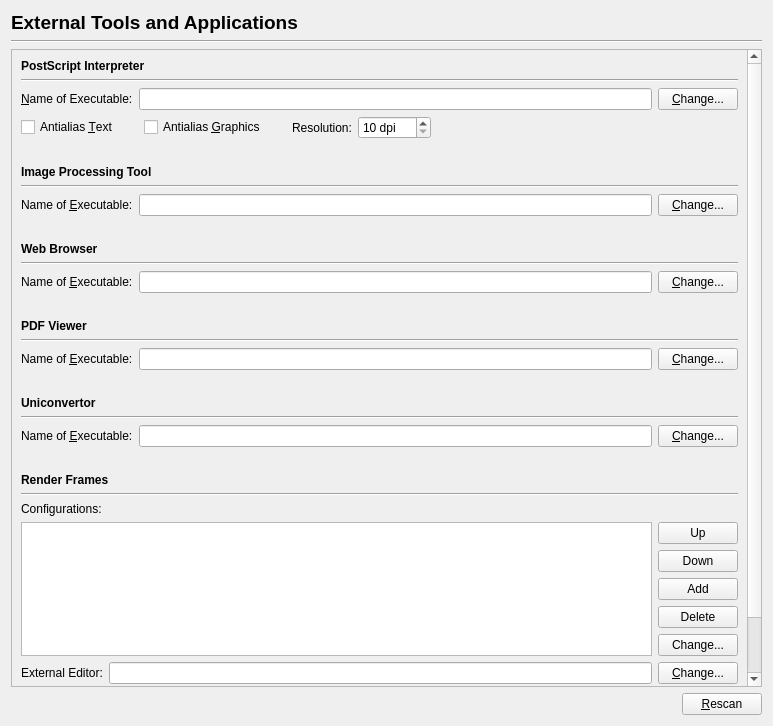
<?xml version="1.0" encoding="UTF-8"?>
<ui version="4.0">
 <class>Prefs_ExternalTools</class>
 <widget class="QWidget" name="Prefs_ExternalTools">
  <property name="geometry">
   <rect>
    <x>0</x>
    <y>0</y>
    <width>773</width>
    <height>726</height>
   </rect>
  </property>
  <property name="windowTitle">
   <string>External Tools</string>
  </property>
  <layout class="QVBoxLayout" name="verticalLayout">
   <item>
    <widget class="QLabel" name="label_6">
     <property name="font">
      <font>
       <pointsize>14</pointsize>
       <weight>75</weight>
       <bold>true</bold>
      </font>
     </property>
     <property name="text">
      <string>External Tools and Applications</string>
     </property>
    </widget>
   </item>
   <item>
    <widget class="Line" name="line_5">
     <property name="orientation">
      <enum>Qt::Horizontal</enum>
     </property>
    </widget>
   </item>
   <item>
    <widget class="QScrollArea" name="scrollArea">
     <property name="widgetResizable">
      <bool>true</bool>
     </property>
     <widget class="QWidget" name="scrollAreaWidgetContents">
      <property name="geometry">
       <rect>
        <x>0</x>
        <y>0</y>
        <width>732</width>
        <height>969</height>
       </rect>
      </property>
      <layout class="QVBoxLayout" name="verticalLayout_3">
       <item>
        <widget class="QLabel" name="label_2">
         <property name="font">
          <font>
           <weight>75</weight>
           <bold>true</bold>
          </font>
         </property>
         <property name="text">
          <string>PostScript Interpreter</string>
         </property>
        </widget>
       </item>
       <item>
        <widget class="Line" name="line">
         <property name="orientation">
          <enum>Qt::Horizontal</enum>
         </property>
        </widget>
       </item>
       <item>
        <layout class="QHBoxLayout">
         <item>
          <widget class="QLabel" name="psToolLabel">
           <property name="text">
            <string>&amp;Name of Executable:</string>
           </property>
           <property name="wordWrap">
            <bool>false</bool>
           </property>
           <property name="buddy">
            <cstring>psToolLineEdit</cstring>
           </property>
          </widget>
         </item>
         <item>
          <widget class="QLineEdit" name="psToolLineEdit">
           <property name="toolTip">
            <string>&lt;qt&gt;Add the path for the Ghostscript interpreter. On Windows, please note it is important to note you need to use the program named gswin32c.exe - NOT gswin32.exe. Otherwise, this maybe cause a hang when starting Scribus.&lt;/qt&gt;</string>
           </property>
          </widget>
         </item>
         <item>
          <widget class="QPushButton" name="psToolChangeButton">
           <property name="text">
            <string>&amp;Change...</string>
           </property>
           <property name="shortcut">
            <string>Alt+C</string>
           </property>
          </widget>
         </item>
        </layout>
       </item>
       <item>
        <layout class="QHBoxLayout">
         <item>
          <widget class="QCheckBox" name="psAntialiasTextCheckBox">
           <property name="toolTip">
            <string>Antialias text for EPS and PDF onscreen rendering</string>
           </property>
           <property name="text">
            <string>Antialias &amp;Text</string>
           </property>
           <property name="shortcut">
            <string>Alt+T</string>
           </property>
          </widget>
         </item>
         <item>
          <spacer>
           <property name="orientation">
            <enum>Qt::Horizontal</enum>
           </property>
           <property name="sizeType">
            <enum>QSizePolicy::Minimum</enum>
           </property>
           <property name="sizeHint" stdset="0">
            <size>
             <width>20</width>
             <height>20</height>
            </size>
           </property>
          </spacer>
         </item>
         <item>
          <widget class="QCheckBox" name="psAntialiasGraphicsCheckBox">
           <property name="toolTip">
            <string>Antialias graphics for EPS and PDF onscreen rendering</string>
           </property>
           <property name="text">
            <string>Antialias &amp;Graphics</string>
           </property>
           <property name="shortcut">
            <string>Alt+G</string>
           </property>
          </widget>
         </item>
         <item>
          <spacer>
           <property name="orientation">
            <enum>Qt::Horizontal</enum>
           </property>
           <property name="sizeType">
            <enum>QSizePolicy::Minimum</enum>
           </property>
           <property name="sizeHint" stdset="0">
            <size>
             <width>20</width>
             <height>20</height>
            </size>
           </property>
          </spacer>
         </item>
         <item>
          <widget class="QLabel" name="psResolutionLabel">
           <property name="text">
            <string>Resolution:</string>
           </property>
           <property name="wordWrap">
            <bool>false</bool>
           </property>
           <property name="buddy">
            <cstring>psResolutionSpinBox</cstring>
           </property>
          </widget>
         </item>
         <item>
          <widget class="QSpinBox" name="psResolutionSpinBox">
           <property name="suffix">
            <string> dpi</string>
           </property>
           <property name="minimum">
            <number>10</number>
           </property>
           <property name="maximum">
            <number>2400</number>
           </property>
          </widget>
         </item>
         <item>
          <spacer name="horizontalSpacer">
           <property name="orientation">
            <enum>Qt::Horizontal</enum>
           </property>
           <property name="sizeHint" stdset="0">
            <size>
             <width>40</width>
             <height>20</height>
            </size>
           </property>
          </spacer>
         </item>
        </layout>
       </item>
       <item>
        <spacer name="verticalSpacer">
         <property name="orientation">
          <enum>Qt::Vertical</enum>
         </property>
         <property name="sizeType">
          <enum>QSizePolicy::Fixed</enum>
         </property>
         <property name="sizeHint" stdset="0">
          <size>
           <width>20</width>
           <height>20</height>
          </size>
         </property>
        </spacer>
       </item>
       <item>
        <widget class="QLabel" name="label_3">
         <property name="font">
          <font>
           <weight>75</weight>
           <bold>true</bold>
          </font>
         </property>
         <property name="text">
          <string>Image Processing Tool</string>
         </property>
        </widget>
       </item>
       <item>
        <widget class="Line" name="line_3">
         <property name="orientation">
          <enum>Qt::Horizontal</enum>
         </property>
        </widget>
       </item>
       <item>
        <layout class="QHBoxLayout" name="horizontalLayout_3">
         <item>
          <widget class="QLabel" name="imageToolLabel">
           <property name="text">
            <string>Name of &amp;Executable:</string>
           </property>
           <property name="wordWrap">
            <bool>false</bool>
           </property>
           <property name="buddy">
            <cstring>imageToolLineEdit</cstring>
           </property>
          </widget>
         </item>
         <item>
          <widget class="QLineEdit" name="imageToolLineEdit">
           <property name="toolTip">
            <string>&lt;qt&gt;File system location for graphics editor. If you use gimp and your distribution includes it, we recommend 'gimp-remote', as it allows you to edit the image in an already running instance of gimp.&lt;/qt&gt;</string>
           </property>
          </widget>
         </item>
         <item>
          <widget class="QPushButton" name="imageToolChangeButton">
           <property name="text">
            <string>&amp;Change...</string>
           </property>
           <property name="shortcut">
            <string>Alt+C</string>
           </property>
          </widget>
         </item>
        </layout>
       </item>
       <item>
        <spacer name="verticalSpacer_2">
         <property name="orientation">
          <enum>Qt::Vertical</enum>
         </property>
         <property name="sizeType">
          <enum>QSizePolicy::Fixed</enum>
         </property>
         <property name="sizeHint" stdset="0">
          <size>
           <width>20</width>
           <height>20</height>
          </size>
         </property>
        </spacer>
       </item>
       <item>
        <widget class="QLabel" name="label_4">
         <property name="font">
          <font>
           <weight>75</weight>
           <bold>true</bold>
          </font>
         </property>
         <property name="text">
          <string>Web Browser</string>
         </property>
        </widget>
       </item>
       <item>
        <widget class="Line" name="line_4">
         <property name="orientation">
          <enum>Qt::Horizontal</enum>
         </property>
        </widget>
       </item>
       <item>
        <layout class="QHBoxLayout" name="horizontalLayout_4">
         <item>
          <widget class="QLabel" name="webBrowserLabel">
           <property name="text">
            <string>Name of &amp;Executable:</string>
           </property>
           <property name="wordWrap">
            <bool>false</bool>
           </property>
           <property name="buddy">
            <cstring>imageToolLineEdit</cstring>
           </property>
          </widget>
         </item>
         <item>
          <widget class="QLineEdit" name="webBrowserLineEdit">
           <property name="toolTip">
            <string>&lt;qt&gt;File system location for web browser&lt;/qt&gt;</string>
           </property>
          </widget>
         </item>
         <item>
          <widget class="QPushButton" name="webBrowserChangeButton">
           <property name="text">
            <string>&amp;Change...</string>
           </property>
           <property name="shortcut">
            <string>Alt+C</string>
           </property>
          </widget>
         </item>
        </layout>
       </item>
       <item>
        <spacer name="verticalSpacer_3">
         <property name="orientation">
          <enum>Qt::Vertical</enum>
         </property>
         <property name="sizeType">
          <enum>QSizePolicy::Fixed</enum>
         </property>
         <property name="sizeHint" stdset="0">
          <size>
           <width>20</width>
           <height>20</height>
          </size>
         </property>
        </spacer>
       </item>
       <item>
        <widget class="QLabel" name="label_8">
         <property name="font">
          <font>
           <weight>75</weight>
           <bold>true</bold>
          </font>
         </property>
         <property name="text">
          <string>PDF Viewer</string>
         </property>
        </widget>
       </item>
       <item>
        <widget class="Line" name="line_6">
         <property name="orientation">
          <enum>Qt::Horizontal</enum>
         </property>
        </widget>
       </item>
       <item>
        <layout class="QHBoxLayout" name="horizontalLayout_2">
         <item>
          <widget class="QLabel" name="pdfViewerLabel">
           <property name="text">
            <string>Name of &amp;Executable:</string>
           </property>
           <property name="buddy">
            <cstring>pdfViewerLineEdit</cstring>
           </property>
          </widget>
         </item>
         <item>
          <widget class="QLineEdit" name="pdfViewerLineEdit">
           <property name="toolTip">
            <string>&lt;qt&gt;File system location for PDF viewer&lt;/qt&gt;</string>
           </property>
          </widget>
         </item>
         <item>
          <widget class="QPushButton" name="pdfViewerChangeButton">
           <property name="text">
            <string>&amp;Change...</string>
           </property>
          </widget>
         </item>
        </layout>
       </item>
       <item>
        <spacer name="verticalSpacer_6">
         <property name="orientation">
          <enum>Qt::Vertical</enum>
         </property>
         <property name="sizeType">
          <enum>QSizePolicy::Fixed</enum>
         </property>
         <property name="sizeHint" stdset="0">
          <size>
           <width>20</width>
           <height>20</height>
          </size>
         </property>
        </spacer>
       </item>
       <item>
        <widget class="QLabel" name="label_7">
         <property name="font">
          <font>
           <weight>75</weight>
           <bold>true</bold>
          </font>
         </property>
         <property name="text">
          <string>Uniconvertor</string>
         </property>
        </widget>
       </item>
       <item>
        <widget class="Line" name="line_7">
         <property name="orientation">
          <enum>Qt::Horizontal</enum>
         </property>
        </widget>
       </item>
       <item>
        <layout class="QHBoxLayout" name="horizontalLayout_5">
         <item>
          <widget class="QLabel" name="uniconverterLabel">
           <property name="text">
            <string>Name of &amp;Executable:</string>
           </property>
           <property name="wordWrap">
            <bool>false</bool>
           </property>
           <property name="buddy">
            <cstring>imageToolLineEdit</cstring>
           </property>
          </widget>
         </item>
         <item>
          <widget class="QLineEdit" name="uniconvertorLineEdit">
           <property name="toolTip">
            <string>&lt;qt&gt;File system location for Uniconvertor&lt;/qt&gt;</string>
           </property>
          </widget>
         </item>
         <item>
          <widget class="QPushButton" name="uniconvertorChangeButton">
           <property name="text">
            <string>&amp;Change...</string>
           </property>
           <property name="shortcut">
            <string>Alt+C</string>
           </property>
          </widget>
         </item>
        </layout>
       </item>
       <item>
        <spacer name="verticalSpacer_5">
         <property name="orientation">
          <enum>Qt::Vertical</enum>
         </property>
         <property name="sizeType">
          <enum>QSizePolicy::Fixed</enum>
         </property>
         <property name="sizeHint" stdset="0">
          <size>
           <width>20</width>
           <height>20</height>
          </size>
         </property>
        </spacer>
       </item>
       <item>
        <widget class="QLabel" name="label_5">
         <property name="font">
          <font>
           <weight>75</weight>
           <bold>true</bold>
          </font>
         </property>
         <property name="text">
          <string>Render Frames</string>
         </property>
        </widget>
       </item>
       <item>
        <widget class="Line" name="line_2">
         <property name="orientation">
          <enum>Qt::Horizontal</enum>
         </property>
        </widget>
       </item>
       <item>
        <widget class="QLabel" name="label">
         <property name="text">
          <string>Configurations:</string>
         </property>
        </widget>
       </item>
       <item>
        <layout class="QHBoxLayout" name="horizontalLayout">
         <item>
          <widget class="QListWidget" name="latexConfigsListWidget"/>
         </item>
         <item>
          <layout class="QVBoxLayout" name="verticalLayout_2">
           <property name="spacing">
            <number>6</number>
           </property>
           <item>
            <widget class="QPushButton" name="latexConfigUpButton">
             <property name="text">
              <string>Up</string>
             </property>
            </widget>
           </item>
           <item>
            <widget class="QPushButton" name="latexConfigDownButton">
             <property name="text">
              <string>Down</string>
             </property>
            </widget>
           </item>
           <item>
            <widget class="QPushButton" name="latexConfigAddButton">
             <property name="text">
              <string>Add</string>
             </property>
            </widget>
           </item>
           <item>
            <widget class="QPushButton" name="latexConfigDeleteButton">
             <property name="text">
              <string>Delete</string>
             </property>
            </widget>
           </item>
           <item>
            <widget class="QPushButton" name="latexConfigChangeCommandButton">
             <property name="text">
              <string>Change...</string>
             </property>
            </widget>
           </item>
          </layout>
         </item>
        </layout>
       </item>
       <item>
        <layout class="QHBoxLayout">
         <item>
          <widget class="QLabel" name="latexEditorLabel">
           <property name="text">
            <string>External Editor:</string>
           </property>
           <property name="wordWrap">
            <bool>false</bool>
           </property>
           <property name="buddy">
            <cstring>latexEditorLineEdit</cstring>
           </property>
          </widget>
         </item>
         <item>
          <widget class="QLineEdit" name="latexEditorLineEdit">
           <property name="toolTip">
            <string>&lt;qt&gt;Path to the editor executable&lt;/qt&gt;</string>
           </property>
          </widget>
         </item>
         <item>
          <widget class="QPushButton" name="latexEditorChangeButton">
           <property name="text">
            <string>&amp;Change...</string>
           </property>
           <property name="shortcut">
            <string>Alt+C</string>
           </property>
          </widget>
         </item>
        </layout>
       </item>
       <item>
        <layout class="QHBoxLayout">
         <item>
          <widget class="QCheckBox" name="latexEmptyFrameCheckBox">
           <property name="text">
            <string>Start with empty frame</string>
           </property>
          </widget>
         </item>
         <item>
          <spacer>
           <property name="orientation">
            <enum>Qt::Horizontal</enum>
           </property>
           <property name="sizeType">
            <enum>QSizePolicy::Minimum</enum>
           </property>
           <property name="sizeHint" stdset="0">
            <size>
             <width>20</width>
             <height>20</height>
            </size>
           </property>
          </spacer>
         </item>
         <item>
          <widget class="QCheckBox" name="latexEmbeddedEditorCheckBox">
           <property name="enabled">
            <bool>true</bool>
           </property>
           <property name="text">
            <string>Use Embedded Editor</string>
           </property>
          </widget>
         </item>
         <item>
          <spacer name="horizontalSpacer_2">
           <property name="orientation">
            <enum>Qt::Horizontal</enum>
           </property>
           <property name="sizeHint" stdset="0">
            <size>
             <width>40</width>
             <height>20</height>
            </size>
           </property>
          </spacer>
         </item>
        </layout>
       </item>
       <item>
        <layout class="QHBoxLayout">
         <item>
          <widget class="QCheckBox" name="latexForceDPICheckBox">
           <property name="toolTip">
            <string>Always use the configured DPI setting for calculating the size, even if the image file reports something different</string>
           </property>
           <property name="text">
            <string>Force DPI</string>
           </property>
          </widget>
         </item>
         <item>
          <spacer>
           <property name="orientation">
            <enum>Qt::Horizontal</enum>
           </property>
           <property name="sizeType">
            <enum>QSizePolicy::Fixed</enum>
           </property>
           <property name="sizeHint" stdset="0">
            <size>
             <width>20</width>
             <height>20</height>
            </size>
           </property>
          </spacer>
         </item>
         <item>
          <widget class="QLabel" name="latexResolutionLabel">
           <property name="text">
            <string>Resolution:</string>
           </property>
           <property name="wordWrap">
            <bool>false</bool>
           </property>
           <property name="buddy">
            <cstring>latexResolutionSpinBox</cstring>
           </property>
          </widget>
         </item>
         <item>
          <widget class="QSpinBox" name="latexResolutionSpinBox">
           <property name="suffix">
            <string> dpi</string>
           </property>
           <property name="minimum">
            <number>10</number>
           </property>
           <property name="maximum">
            <number>2400</number>
           </property>
          </widget>
         </item>
         <item>
          <spacer name="horizontalSpacer_3">
           <property name="orientation">
            <enum>Qt::Horizontal</enum>
           </property>
           <property name="sizeHint" stdset="0">
            <size>
             <width>40</width>
             <height>20</height>
            </size>
           </property>
          </spacer>
         </item>
        </layout>
       </item>
       <item>
        <spacer name="verticalSpacer_4">
         <property name="orientation">
          <enum>Qt::Vertical</enum>
         </property>
         <property name="sizeType">
          <enum>QSizePolicy::MinimumExpanding</enum>
         </property>
         <property name="sizeHint" stdset="0">
          <size>
           <width>20</width>
           <height>0</height>
          </size>
         </property>
        </spacer>
       </item>
      </layout>
     </widget>
    </widget>
   </item>
   <item>
    <layout class="QHBoxLayout">
     <item>
      <spacer>
       <property name="orientation">
        <enum>Qt::Horizontal</enum>
       </property>
       <property name="sizeType">
        <enum>QSizePolicy::Expanding</enum>
       </property>
       <property name="sizeHint" stdset="0">
        <size>
         <width>161</width>
         <height>21</height>
        </size>
       </property>
      </spacer>
     </item>
     <item>
      <widget class="QPushButton" name="rescanButton">
       <property name="toolTip">
        <string>Rescan for the external tools if they do not exist in the already specified location</string>
       </property>
       <property name="text">
        <string>&amp;Rescan</string>
       </property>
       <property name="shortcut">
        <string>Alt+R</string>
       </property>
      </widget>
     </item>
    </layout>
   </item>
  </layout>
 </widget>
 <tabstops>
  <tabstop>scrollArea</tabstop>
  <tabstop>psToolLineEdit</tabstop>
  <tabstop>psToolChangeButton</tabstop>
  <tabstop>psAntialiasTextCheckBox</tabstop>
  <tabstop>psAntialiasGraphicsCheckBox</tabstop>
  <tabstop>psResolutionSpinBox</tabstop>
  <tabstop>imageToolLineEdit</tabstop>
  <tabstop>imageToolChangeButton</tabstop>
  <tabstop>webBrowserLineEdit</tabstop>
  <tabstop>webBrowserChangeButton</tabstop>
  <tabstop>pdfViewerLineEdit</tabstop>
  <tabstop>pdfViewerChangeButton</tabstop>
  <tabstop>uniconvertorLineEdit</tabstop>
  <tabstop>uniconvertorChangeButton</tabstop>
  <tabstop>latexConfigsListWidget</tabstop>
  <tabstop>latexEditorLineEdit</tabstop>
  <tabstop>latexEmptyFrameCheckBox</tabstop>
  <tabstop>latexEmbeddedEditorCheckBox</tabstop>
  <tabstop>latexForceDPICheckBox</tabstop>
  <tabstop>latexResolutionSpinBox</tabstop>
  <tabstop>latexConfigUpButton</tabstop>
  <tabstop>latexConfigDownButton</tabstop>
  <tabstop>latexConfigAddButton</tabstop>
  <tabstop>latexConfigDeleteButton</tabstop>
  <tabstop>latexConfigChangeCommandButton</tabstop>
  <tabstop>latexEditorChangeButton</tabstop>
  <tabstop>rescanButton</tabstop>
 </tabstops>
 <resources/>
 <connections/>
</ui>
